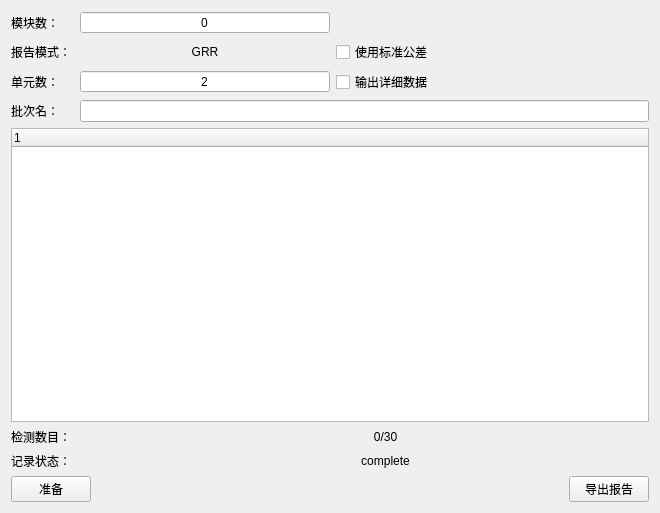
<?xml version="1.0" encoding="UTF-8"?>
<ui version="4.0">
 <class>GRRreportWdg</class>
 <widget class="QWidget" name="GRRreportWdg">
  <property name="geometry">
   <rect>
    <x>0</x>
    <y>0</y>
    <width>660</width>
    <height>513</height>
   </rect>
  </property>
  <property name="windowTitle">
   <string>GRRreportWdg</string>
  </property>
  <layout class="QGridLayout" name="gridLayout_4">
   <item row="0" column="0">
    <layout class="QGridLayout" name="gridLayout_3">
     <item row="0" column="0">
      <layout class="QGridLayout" name="gridLayout_2" columnstretch="1,4,5">
       <item row="0" column="0">
        <widget class="QLabel" name="lb_num">
         <property name="text">
          <string>模块数：</string>
         </property>
        </widget>
       </item>
       <item row="0" column="1">
        <widget class="QSpinBox" name="sp_num">
         <property name="alignment">
          <set>Qt::AlignCenter</set>
         </property>
         <property name="buttonSymbols">
          <enum>QAbstractSpinBox::NoButtons</enum>
         </property>
         <property name="maximum">
          <number>10</number>
         </property>
        </widget>
       </item>
       <item row="1" column="0">
        <widget class="QLabel" name="label_17">
         <property name="text">
          <string>报告模式：</string>
         </property>
         <property name="alignment">
          <set>Qt::AlignLeading|Qt::AlignLeft|Qt::AlignVCenter</set>
         </property>
        </widget>
       </item>
       <item row="1" column="1">
        <widget class="QLabel" name="lb_reportMode">
         <property name="text">
          <string>GRR</string>
         </property>
         <property name="alignment">
          <set>Qt::AlignCenter</set>
         </property>
        </widget>
       </item>
       <item row="1" column="2">
        <widget class="QCheckBox" name="cb_useStdTol">
         <property name="text">
          <string>使用标准公差</string>
         </property>
        </widget>
       </item>
       <item row="2" column="0">
        <widget class="QLabel" name="label_13">
         <property name="text">
          <string>单元数：</string>
         </property>
         <property name="alignment">
          <set>Qt::AlignLeading|Qt::AlignLeft|Qt::AlignVCenter</set>
         </property>
        </widget>
       </item>
       <item row="2" column="1">
        <widget class="QSpinBox" name="sp_inputUnits">
         <property name="alignment">
          <set>Qt::AlignCenter</set>
         </property>
         <property name="buttonSymbols">
          <enum>QAbstractSpinBox::NoButtons</enum>
         </property>
         <property name="minimum">
          <number>2</number>
         </property>
         <property name="maximum">
          <number>10</number>
         </property>
        </widget>
       </item>
       <item row="2" column="2">
        <widget class="QCheckBox" name="cb_outPutAllMsg">
         <property name="text">
          <string>输出详细数据</string>
         </property>
        </widget>
       </item>
       <item row="3" column="0">
        <widget class="QLabel" name="label_14">
         <property name="text">
          <string>批次名：</string>
         </property>
         <property name="alignment">
          <set>Qt::AlignLeading|Qt::AlignLeft|Qt::AlignVCenter</set>
         </property>
        </widget>
       </item>
       <item row="3" column="1" colspan="2">
        <widget class="QLineEdit" name="le_lotName"/>
       </item>
      </layout>
     </item>
     <item row="1" column="0">
      <widget class="QTreeWidget" name="tree_item">
       <column>
        <property name="text">
         <string notr="true">1</string>
        </property>
       </column>
      </widget>
     </item>
     <item row="2" column="0">
      <layout class="QGridLayout" name="gridLayout" columnstretch="1,5">
       <item row="0" column="0">
        <widget class="QLabel" name="label_11">
         <property name="text">
          <string>检测数目：</string>
         </property>
         <property name="alignment">
          <set>Qt::AlignLeading|Qt::AlignLeft|Qt::AlignVCenter</set>
         </property>
        </widget>
       </item>
       <item row="0" column="1">
        <widget class="QLabel" name="lb_detectCount">
         <property name="text">
          <string>0/30</string>
         </property>
         <property name="alignment">
          <set>Qt::AlignCenter</set>
         </property>
        </widget>
       </item>
       <item row="1" column="0">
        <widget class="QLabel" name="label_12">
         <property name="text">
          <string>记录状态：</string>
         </property>
         <property name="alignment">
          <set>Qt::AlignLeading|Qt::AlignLeft|Qt::AlignVCenter</set>
         </property>
        </widget>
       </item>
       <item row="1" column="1">
        <widget class="QLabel" name="lb_logState">
         <property name="text">
          <string>complete</string>
         </property>
         <property name="alignment">
          <set>Qt::AlignCenter</set>
         </property>
        </widget>
       </item>
      </layout>
     </item>
     <item row="3" column="0">
      <layout class="QHBoxLayout" name="horizontalLayout">
       <item>
        <widget class="QPushButton" name="bt_ready">
         <property name="text">
          <string>准备</string>
         </property>
         <property name="checkable">
          <bool>true</bool>
         </property>
        </widget>
       </item>
       <item>
        <spacer name="horizontalSpacer">
         <property name="orientation">
          <enum>Qt::Horizontal</enum>
         </property>
         <property name="sizeHint" stdset="0">
          <size>
           <width>40</width>
           <height>20</height>
          </size>
         </property>
        </spacer>
       </item>
       <item>
        <widget class="QPushButton" name="bt_genGRRreport">
         <property name="text">
          <string>导出报告</string>
         </property>
        </widget>
       </item>
      </layout>
     </item>
    </layout>
   </item>
  </layout>
 </widget>
 <resources/>
 <connections/>
</ui>
